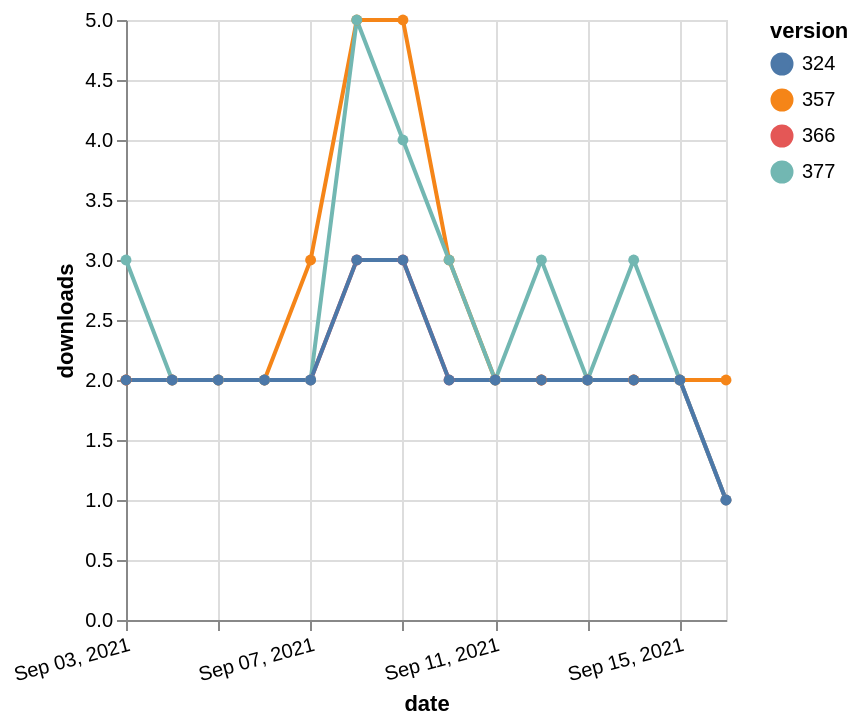

Vega-Lite specification stored for this chart:
### Vega-Lite specification from a JSON file in a GitHub repository (floating-point values rounded to 4 significant figures)
{"$schema": "https://vega.github.io/schema/vega-lite/v5.json", "description": "A simple bar chart with embedded data.", "data": {"values": [{"date": "2021-09-03", "total": 2337, "delta": 2, "version": "366"}, {"date": "2021-09-04", "total": 2339, "delta": 2, "version": "366"}, {"date": "2021-09-05", "total": 2341, "delta": 2, "version": "366"}, {"date": "2021-09-06", "total": 2343, "delta": 2, "version": "366"}, {"date": "2021-09-07", "total": 2345, "delta": 2, "version": "366"}, {"date": "2021-09-08", "total": 2348, "delta": 3, "version": "366"}, {"date": "2021-09-09", "total": 2351, "delta": 3, "version": "366"}, {"date": "2021-09-10", "total": 2353, "delta": 2, "version": "366"}, {"date": "2021-09-11", "total": 2355, "delta": 2, "version": "366"}, {"date": "2021-09-12", "total": 2357, "delta": 2, "version": "366"}, {"date": "2021-09-13", "total": 2359, "delta": 2, "version": "366"}, {"date": "2021-09-14", "total": 2361, "delta": 2, "version": "366"}, {"date": "2021-09-15", "total": 2363, "delta": 2, "version": "366"}, {"date": "2021-09-16", "total": 2364, "delta": 1, "version": "366"}, {"date": "2021-09-03", "total": 2913, "delta": 2, "version": "357"}, {"date": "2021-09-04", "total": 2915, "delta": 2, "version": "357"}, {"date": "2021-09-05", "total": 2917, "delta": 2, "version": "357"}, {"date": "2021-09-06", "total": 2919, "delta": 2, "version": "357"}, {"date": "2021-09-07", "total": 2922, "delta": 3, "version": "357"}, {"date": "2021-09-08", "total": 2927, "delta": 5, "version": "357"}, {"date": "2021-09-09", "total": 2932, "delta": 5, "version": "357"}, {"date": "2021-09-10", "total": 2935, "delta": 3, "version": "357"}, {"date": "2021-09-11", "total": 2937, "delta": 2, "version": "357"}, {"date": "2021-09-12", "total": 2939, "delta": 2, "version": "357"}, {"date": "2021-09-13", "total": 2941, "delta": 2, "version": "357"}, {"date": "2021-09-14", "total": 2943, "delta": 2, "version": "357"}, {"date": "2021-09-15", "total": 2945, "delta": 2, "version": "357"}, {"date": "2021-09-16", "total": 2947, "delta": 2, "version": "357"}, {"date": "2021-09-03", "total": 2139, "delta": 3, "version": "377"}, {"date": "2021-09-04", "total": 2141, "delta": 2, "version": "377"}, {"date": "2021-09-05", "total": 2143, "delta": 2, "version": "377"}, {"date": "2021-09-06", "total": 2145, "delta": 2, "version": "377"}, {"date": "2021-09-07", "total": 2147, "delta": 2, "version": "377"}, {"date": "2021-09-08", "total": 2152, "delta": 5, "version": "377"}, {"date": "2021-09-09", "total": 2156, "delta": 4, "version": "377"}, {"date": "2021-09-10", "total": 2159, "delta": 3, "version": "377"}, {"date": "2021-09-11", "total": 2161, "delta": 2, "version": "377"}, {"date": "2021-09-12", "total": 2164, "delta": 3, "version": "377"}, {"date": "2021-09-13", "total": 2166, "delta": 2, "version": "377"}, {"date": "2021-09-14", "total": 2169, "delta": 3, "version": "377"}, {"date": "2021-09-15", "total": 2171, "delta": 2, "version": "377"}, {"date": "2021-09-16", "total": 2172, "delta": 1, "version": "377"}, {"date": "2021-09-03", "total": 2582, "delta": 2, "version": "324"}, {"date": "2021-09-04", "total": 2584, "delta": 2, "version": "324"}, {"date": "2021-09-05", "total": 2586, "delta": 2, "version": "324"}, {"date": "2021-09-06", "total": 2588, "delta": 2, "version": "324"}, {"date": "2021-09-07", "total": 2590, "delta": 2, "version": "324"}, {"date": "2021-09-08", "total": 2593, "delta": 3, "version": "324"}, {"date": "2021-09-09", "total": 2596, "delta": 3, "version": "324"}, {"date": "2021-09-10", "total": 2598, "delta": 2, "version": "324"}, {"date": "2021-09-11", "total": 2600, "delta": 2, "version": "324"}, {"date": "2021-09-12", "total": 2602, "delta": 2, "version": "324"}, {"date": "2021-09-13", "total": 2604, "delta": 2, "version": "324"}, {"date": "2021-09-14", "total": 2606, "delta": 2, "version": "324"}, {"date": "2021-09-15", "total": 2608, "delta": 2, "version": "324"}, {"date": "2021-09-16", "total": 2609, "delta": 1, "version": "324"}]}, "width": "container", "mark": {"type": "line", "point": {"filled": true}}, "encoding": {"x": {"field": "date", "type": "temporal", "timeUnit": "yearmonthdate", "title": "date", "axis": {"labelAngle": -15}}, "y": {"field": "delta", "type": "quantitative", "title": "downloads"}, "color": {"field": "version", "type": "nominal"}, "tooltip": {"field": "delta"}}}
